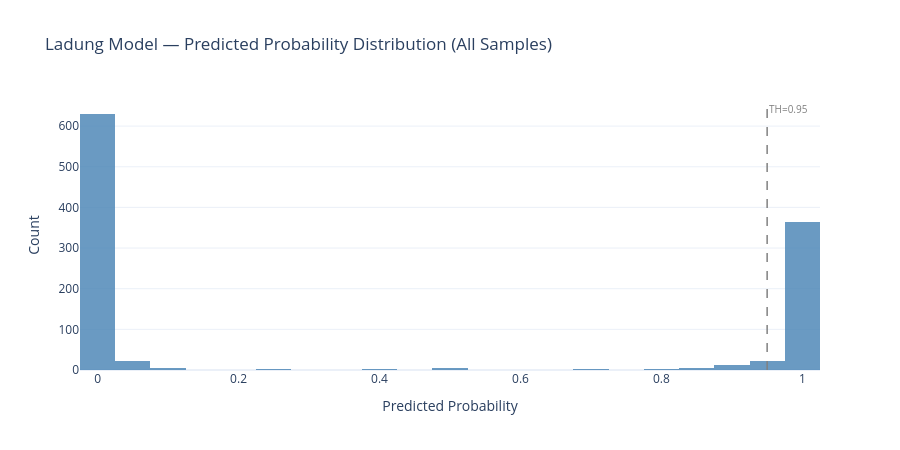
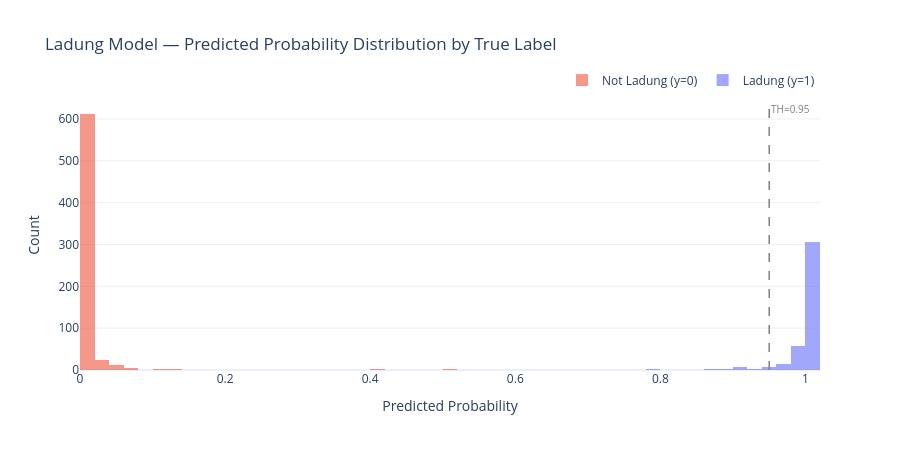

Notebook code for these charts, in order:
### Code cell
import plotly.graph_objects as go

# Split probs by true label
probs_pos = y_probs[y_test == 1]
probs_neg = y_probs[y_test == 0]

# --- Graph 1: Overall predicted probability distribution ---
fig1 = go.Figure()
fig1.add_trace(go.Histogram(
    x=y_probs, nbinsx=50, marker_color='steelblue', opacity=0.8, name='All',
))
fig1.add_vline(x=0.95, line_dash='dash', line_color='grey', line_width=1.5,
               annotation_text='TH=0.95', annotation_position='top right',
               annotation_font=dict(size=10, color='grey'))
fig1.update_layout(
    title=dict(text='Ladung Model — Predicted Probability Distribution (All Samples)', font=dict(size=17)),
    xaxis_title='Predicted Probability',
    yaxis_title='Count',
    template='plotly_white',
    height=450,
    showlegend=False,
)
fig1.show()

# --- Graph 2: By true label ---
fig2 = go.Figure()
fig2.add_trace(go.Histogram(
    x=probs_neg, nbinsx=50, marker_color='#EF553B', opacity=0.6, name='Not Ladung (y=0)',
))
fig2.add_trace(go.Histogram(
    x=probs_pos, nbinsx=50, marker_color='#636EFA', opacity=0.6, name='Ladung (y=1)',
))
fig2.add_vline(x=0.95, line_dash='dash', line_color='grey', line_width=1.5,
               annotation_text='TH=0.95', annotation_position='top right',
               annotation_font=dict(size=10, color='grey'))
fig2.update_layout(
    title=dict(text='Ladung Model — Predicted Probability Distribution by True Label', font=dict(size=17)),
    xaxis_title='Predicted Probability',
    yaxis_title='Count',
    barmode='overlay',
    template='plotly_white',
    height=450,
    legend=dict(orientation='h', yanchor='bottom', y=1.02, xanchor='right', x=1),
)
fig2.show()

### Figure 1 — Plotly figure (JSON) as saved in the notebook; plotly's stock layout.template omitted (floating-point values rounded to 4 significant figures; data arrays with more than 128 entries replaced by an {"elided": "..."} marker saying what was removed)
{"data": [{"marker": {"color": "steelblue"}, "name": "All", "nbinsx": 50, "opacity": 0.8, "type": "histogram", "x": {"elided": "1077 float values"}}], "layout": {"annotations": [{"font": {"color": "grey", "size": 10}, "showarrow": false, "text": "TH=0.95", "x": 0.95, "xanchor": "left", "xref": "x", "y": 1, "yanchor": "top", "yref": "y domain"}], "height": 450, "shapes": [{"line": {"color": "grey", "dash": "dash", "width": 1.5}, "type": "line", "x0": 0.95, "x1": 0.95, "xref": "x", "y0": 0, "y1": 1, "yref": "y domain"}], "showlegend": false, "title": {"font": {"size": 17}, "text": "Ladung Model — Predicted Probability Distribution (All Samples)"}, "xaxis": {"title": {"text": "Predicted Probability"}}, "yaxis": {"title": {"text": "Count"}}}}

### Figure 2 — Plotly figure (JSON) as saved in the notebook; plotly's stock layout.template omitted (floating-point values rounded to 4 significant figures; data arrays with more than 128 entries replaced by an {"elided": "..."} marker saying what was removed)
{"data": [{"marker": {"color": "#EF553B"}, "name": "Not Ladung (y=0)", "nbinsx": 50, "opacity": 0.6, "type": "histogram", "x": {"elided": "669 float values"}}, {"marker": {"color": "#636EFA"}, "name": "Ladung (y=1)", "nbinsx": 50, "opacity": 0.6, "type": "histogram", "x": {"elided": "408 float values"}}], "layout": {"annotations": [{"font": {"color": "grey", "size": 10}, "showarrow": false, "text": "TH=0.95", "x": 0.95, "xanchor": "left", "xref": "x", "y": 1, "yanchor": "top", "yref": "y domain"}], "barmode": "overlay", "height": 450, "legend": {"orientation": "h", "x": 1, "xanchor": "right", "y": 1.02, "yanchor": "bottom"}, "shapes": [{"line": {"color": "grey", "dash": "dash", "width": 1.5}, "type": "line", "x0": 0.95, "x1": 0.95, "xref": "x", "y0": 0, "y1": 1, "yref": "y domain"}], "title": {"font": {"size": 17}, "text": "Ladung Model — Predicted Probability Distribution by True Label"}, "xaxis": {"title": {"text": "Predicted Probability"}}, "yaxis": {"title": {"text": "Count"}}}}
